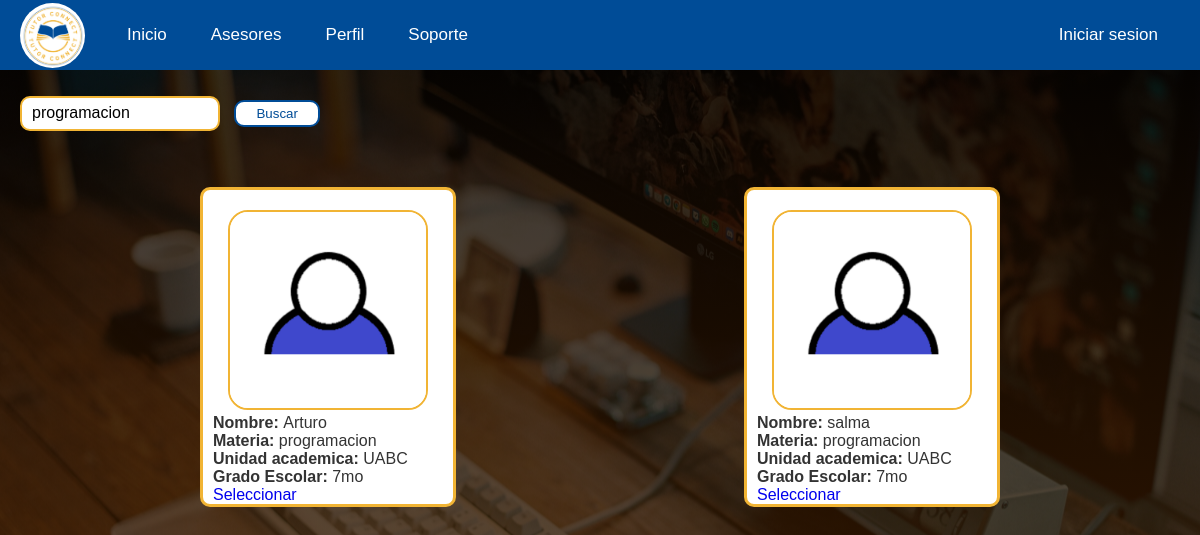
Screenshot of /assets/php/usuarios.php?filtro_materia=programacion with the database file from the repository.
### tables this page shows
CREATE TABLE `usuarios` (
  `Id` int(11) NOT NULL,
  `nombre` varchar(50) NOT NULL,
  `correo` varchar(30) NOT NULL,
  `institucion` varchar(50) NOT NULL,
  `grado` varchar(30) NOT NULL,
  `contrasena` varchar(30) NOT NULL,
  `tipo` varchar(10) NOT NULL,
  `materia` varchar(50) NOT NULL,
  `info` varchar(300) NOT NULL
);

### assets/php/usuarios.php (the view, shortened to what this page needs)
<!DOCTYPE html>
<html lang="en">
<head>
    <link rel="stylesheet" href="../css/estilos_navbar.css">
    <link rel="stylesheet" href="../css/estilos_usuarios.css">
</head>
<body>
    <?php include 'navbar.php'; ?>
    <?php
        include 'conexion_bd.php';
        $filtro_materia = isset($_GET['filtro_materia']) ? $_GET['filtro_materia'] : '';
        $query = "SELECT * FROM usuarios WHERE tipo = 'asesor' AND materia LIKE '%$filtro_materia%'";
        $lista = mysqli_query($conexion, $query);
    ?>
    <div class = "buscar">
        <input type="text" id="searchBar" placeholder="Buscar por materia..." value="<?php echo htmlspecialchars($filtro_materia); ?>">
        <button id="searchButton">Buscar</button>
    </div>
    <div class="contenedor_perfiles">
    <?php
        while ($registro = mysqli_fetch_array($lista))
        {
            echo "
                <div class='contenedor_perfil'>
                    <div class='contenedor_foto'>
                        <img src='/Tutor-Connect/assets/images/usuario.png' alt='foto_perfil'>
                    </div>
                    <div class='informacion'>
                        <p> <b> Nombre: </b> " . htmlspecialchars($registro['nombre']) . " </p>
                        <p> <b> Materia: </b> " . htmlspecialchars($registro['materia']) . " </p>
                        <p> <b> Unidad academica: </b> " . htmlspecialchars($registro['institucion']) . " </p>
                        <p> <b> Grado Escolar: </b> " . htmlspecialchars($registro['grado']) . "</p>
                        <a href='perfil_asesor.php?id=" . htmlspecialchars($registro['Id']) . "'>Seleccionar</a>
                    </div>
                </div>
            ";
        }
    ?>
    </div>
</body>
</html>

### assets/css/estilos_navbar.css (style rules this page uses)
* { margin: 0; padding: 0; box-sizing: border-box; text-decoration: none; font-family: Arial, sans-serif; }

### assets/css/estilos_usuarios.css (style rules this page uses)
* { margin: 0; padding: 0; box-sizing: border-box; text-decoration: none; font-family: sans-serif; }
body { background: linear-gradient(rgba(0, 0, 0, 0.8), rgba(73, 33, 0, 0.8)), url(/Tutor-Connect/ayuda/img/bg.jpg); background-size: cover; background-repeat: no-repeat; background-position: center; background-attachment: fixed; color: #ffffff; font-family: 'Roboto', sans-serif; }
.contenedor_perfiles { padding-top: 50px; margin: auto; width: 800px; display: flex; flex-wrap: wrap; justify-content: space-between; }
.contenedor_foto { margin-top: 20px; text-align: center; }
.contenedor_foto img { max-width: 200px; border-radius: 20px; border: 2px solid #F1B434; }
.contenedor_perfil { width: 32%; margin-bottom: 20px; box-sizing: border-box; border-radius: 10px; border: 3px solid #F1B434; background-color: rgb(255, 255, 255); color: #333; }
.informacion p, .informacion a { margin-bottom: auto; margin-left: 10px; }
.buscar { margin-top: 20px; margin-left: 20px; }
.buscar input { padding-left: 10px; width: 200px; height: 35px; border: 2px solid #F1B434; border-radius: 10px; background: #ffffff; font-size: 16px; outline: none; }
.buscar button { background-color: #ffffff; color: #004C97; padding: 4px 20px; border: 2px solid #004C97; border-radius: 10px; margin: 10px; transition: all 600ms; }

### rows the page displays
usuarios: nombre "Arturo", materia "programacion", institucion "UABC", grado "7mo"
usuarios: nombre "salma", materia "programacion", institucion "UABC", grado "7mo"
